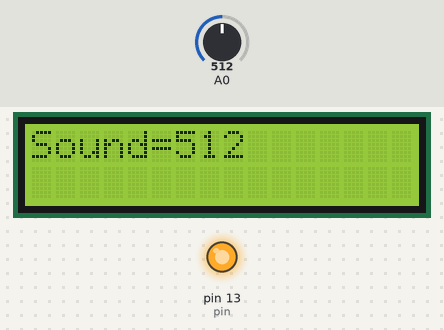
This sketch was run on a simulated Arduino Uno, built with avr-gcc and run on an emulated ATmega328P. Parts: 16×2 character LCD, output pins drawn as LEDs (lit = HIGH). Inputs (shaded band) come from the test bench; at power-on: A0 = 512. What the sketch prints to the serial monitor is not drawn.

Above: at 1.2 s.
1.3 s: A0 set to 35
At 2.8 s:
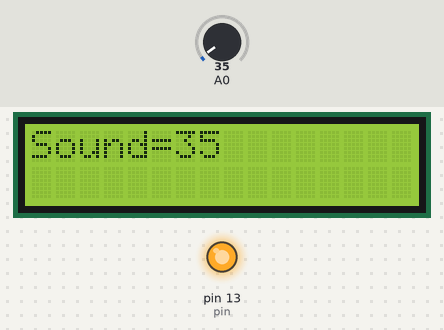
3.5 s: A0 set to 30
At 4.4 s:
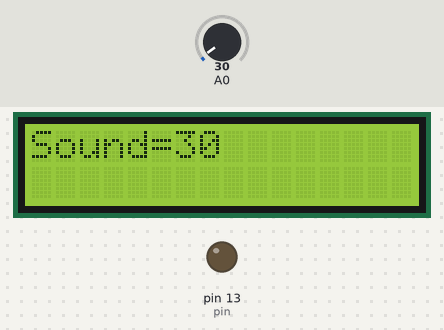
5.5 s: A0 set to 0
At 7.3 s:
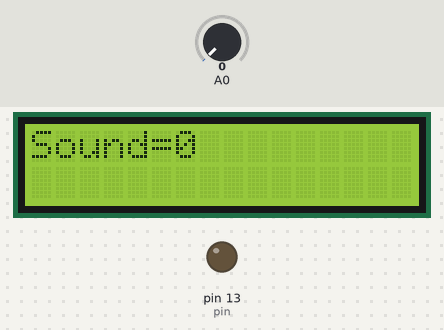
Timing chart, 0 to 8.8 s (numbered marks = the images above; inputs shaded):
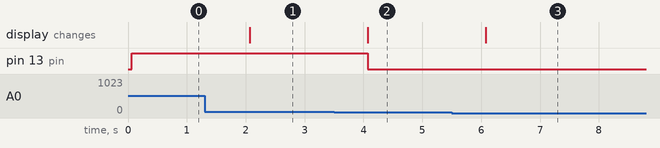

The sketch:

tessound.ino
```cpp
#include <LiquidCrystal.h>

int pin=13;
const int rs = 12, en = 11, d4 = 5, d5 = 4, d6 = 3, d7 = 2;
LiquidCrystal lcd(rs, en, d4, d5, d6, d7);
void setup(){ lcd.begin(16, 2);
  Serial.begin(9600); // open serial port, set the baud rate to 9600 bps

pinMode(pin,OUTPUT);
}

void loop(){

  int val;
      val=analogRead(0);   //connect mic sensor to Analog 0
      Serial.print("Sound=");
      Serial.println(val,DEC);//print the sound value to serial
if (val>=33)
{

  digitalWrite(pin,HIGH);

  }

else
  digitalWrite(pin,LOW);


      lcd.setCursor(0, 0);
lcd.print("Sound=");
lcd.print(val);
lcd.print("   ");
delay(1000);


}
```

Measured:
- the behaviour switches between 33 and 32 on A0 (found by bisection; images 1 and 2)
- after the input at 1.3 s, the display: changes after 0.77 s (image 1)
- after the input at 3.5 s, pin 13 (pin): HIGH → LOW after 0.57 s; the display: changes after 0.57 s (image 2)
- after the input at 5.5 s, the display: changes after 0.58 s (image 3)
